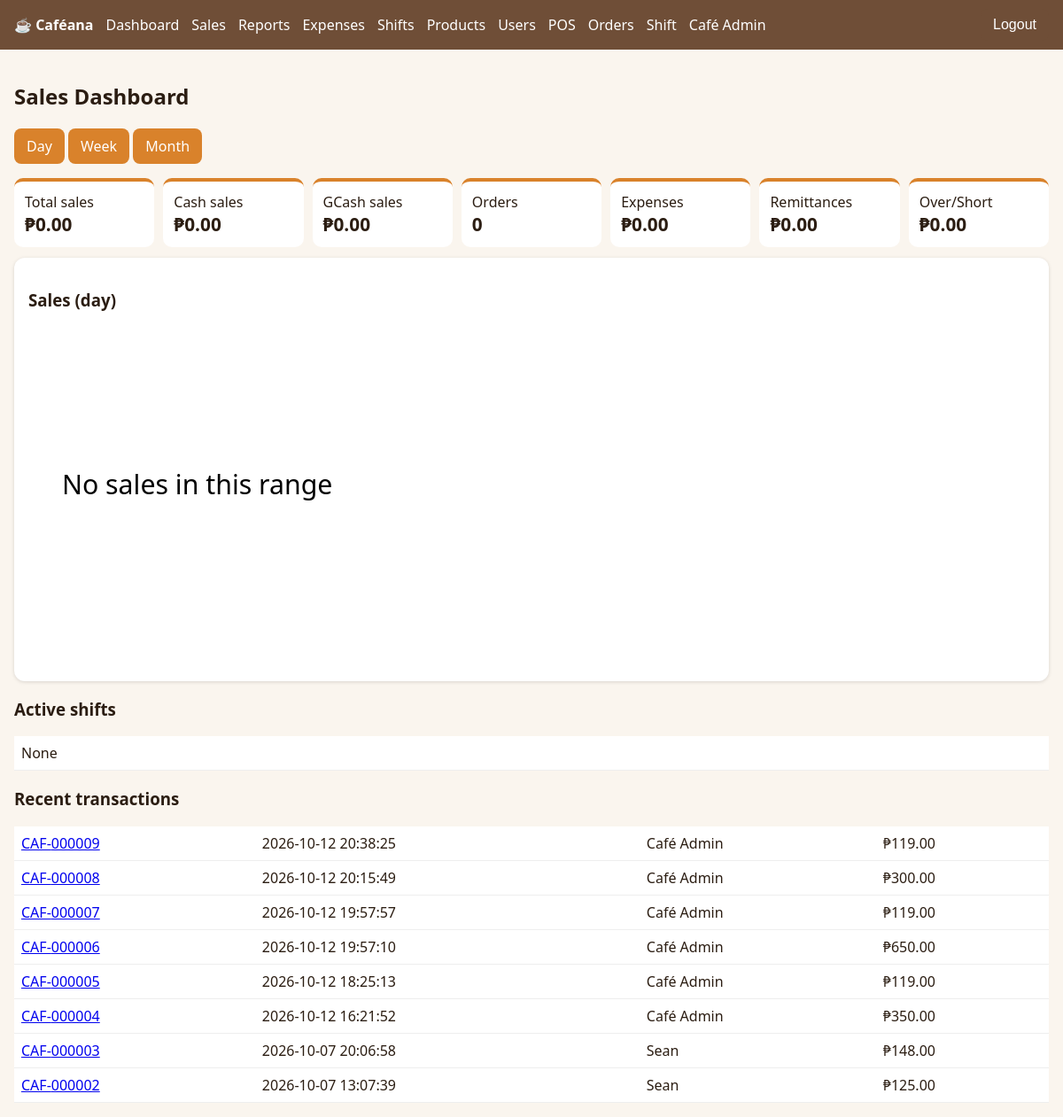
The app's page /admin/dashboard (signed in), older data.
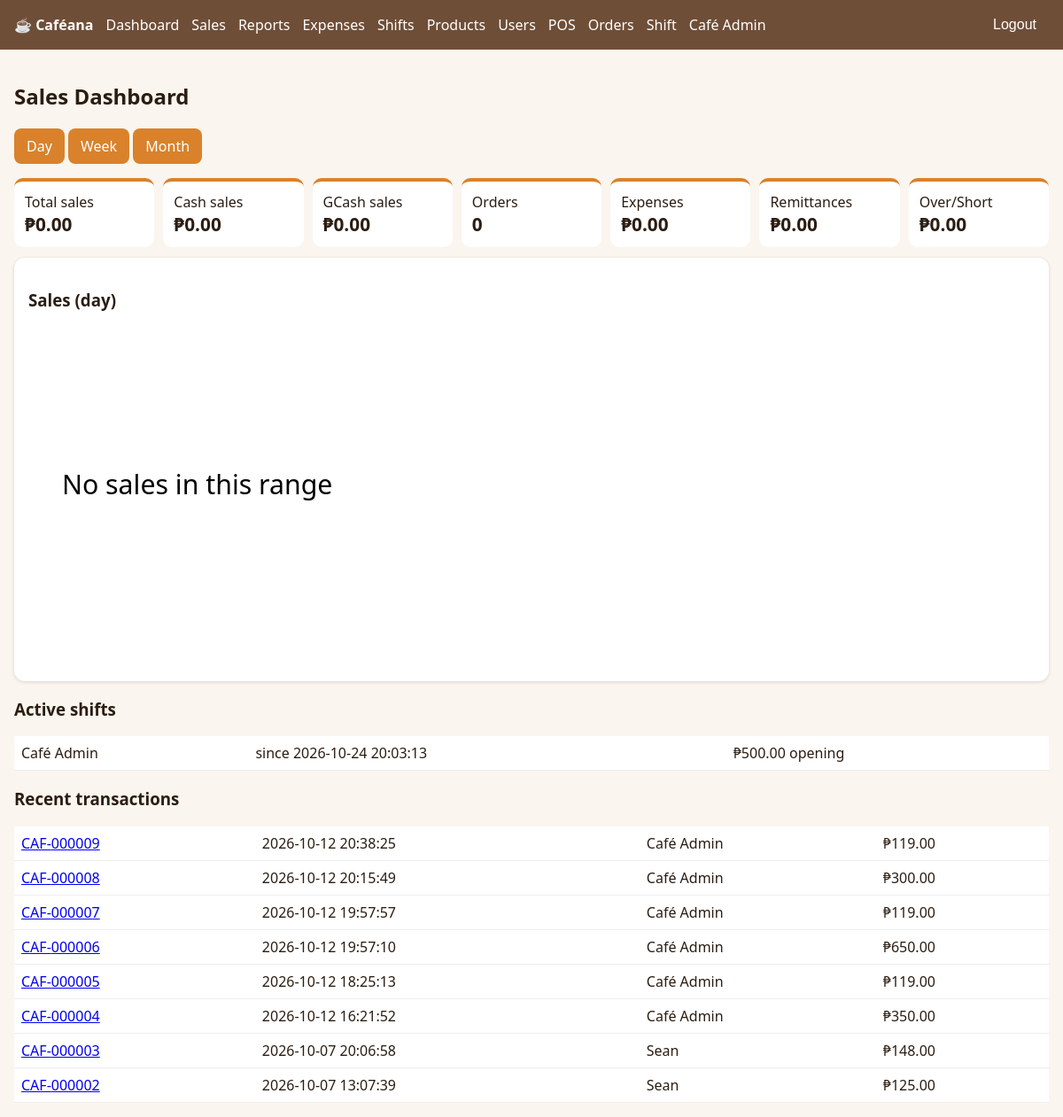
The same page, newer data.
### tables this page shows
CREATE TABLE orders(id INTEGER PRIMARY KEY,user_id INTEGER NOT NULL REFERENCES users(id),shift_id INTEGER NOT NULL REFERENCES shifts(id),token TEXT UNIQUE NOT NULL,
 subtotal INTEGER NOT NULL,discount INTEGER NOT NULL DEFAULT 0,total INTEGER NOT NULL,created_at TEXT NOT NULL DEFAULT(datetime('now','localtime')));

CREATE TABLE users(id INTEGER PRIMARY KEY,username TEXT UNIQUE NOT NULL,full_name TEXT NOT NULL,password_hash TEXT NOT NULL,
 role TEXT NOT NULL DEFAULT 'staff' CHECK(role IN('admin','staff')),status TEXT NOT NULL DEFAULT 'pending' CHECK(status IN('pending','active','rejected','inactive')),
 created_at TEXT NOT NULL DEFAULT(datetime('now','localtime')));

CREATE TABLE shifts(id INTEGER PRIMARY KEY,user_id INTEGER NOT NULL REFERENCES users(id),start_at TEXT NOT NULL DEFAULT(datetime('now','localtime')),end_at TEXT,
 opening_cash INTEGER NOT NULL,closing_cash INTEGER,expected_cash INTEGER,over_short INTEGER,status TEXT NOT NULL DEFAULT 'open' CHECK(status IN('open','closed')));

### app.py (the view)
@app.route("/admin/dashboard")
@admin_required
def dashboard():
    r = request.args.get("range", "day"); r = r if r in RANGES else "day"
    c = lambda col: RANGES[r].format(c=col)
    st = q1(f"SELECT COUNT(DISTINCT o.id) n,COALESCE(SUM(p.amount),0) total,COALESCE(SUM(CASE WHEN p.method='cash' THEN p.amount END),0) cash,COALESCE(SUM(CASE WHEN p.method='gcash' THEN p.amount END),0) gcash FROM orders o JOIN payments p ON p.order_id=o.id WHERE {c('o.created_at')}")
    ex = q1(f"SELECT COALESCE(SUM(amount),0) v FROM expenses WHERE {c('created_at')}")["v"]
    rm = q1(f"SELECT COALESCE(SUM(amount),0) v FROM remittances WHERE {c('created_at')}")["v"]
    os_ = q1(f"SELECT COALESCE(SUM(over_short),0) v FROM shifts WHERE status='closed' AND {c('end_at')}")["v"]
    grp = "strftime('%H:00',o.created_at)" if r == "day" else "date(o.created_at)"
    rows = {x["k"]: x["v"] / 100 for x in q(f"SELECT {grp} k,SUM(o.total) v FROM orders o WHERE {c('o.created_at')} GROUP BY k")}
    if r == "day":
        hrs = sorted(rows); keys = [f"{h:02d}:00" for h in range(int(hrs[0][:2]), max(int(hrs[-1][:2]), datetime.now().hour) + 1)] if hrs else []
    else:
        today = datetime.now().date(); keys = [(today - timedelta(days=i)).isoformat() for i in range((7 if r == "week" else 30) - 1, -1, -1)]
    chart = [[k, rows.get(k, 0)] for k in keys] if rows else []
    return render_template("dashboard.html", st=st, ex=ex, rm=rm, os=os_, r=r, chart=chart,
        active=q("SELECT s.*,u.full_name FROM shifts s JOIN users u ON u.id=s.user_id WHERE s.status='open'"),
        recent=q("SELECT o.*,u.full_name FROM orders o JOIN users u ON u.id=o.user_id ORDER BY o.id DESC LIMIT 8"))

### app.py (called while the page is built)
def db():
    if "db" not in g:
        g.db = sqlite3.connect(DB); g.db.row_factory = sqlite3.Row
        g.db.execute("PRAGMA foreign_keys=ON"); g.db.execute("PRAGMA busy_timeout=5000")
    return g.db

@app.teardown_appcontext
def _close(e):
    d = g.pop("db", None)
    if d: d.close()

def q(sql, a=()): return db().execute(sql, a).fetchall()

def q1(sql, a=()): return db().execute(sql, a).fetchone()

@app.template_filter("peso")
def peso(c): return "₱{:,.2f}".format((c or 0) / 100)

@app.before_request
def load():
    g.user = None
    if session.get("uid"):
        g.user = q1("SELECT * FROM users WHERE id=? AND status='active'", (session["uid"],))
        if not g.user: session.clear()
    if request.method == "POST":
        t = request.form.get("csrf") or request.headers.get("X-CSRF") or ""
        if not secrets.compare_digest(t, session.get("csrf", "")): abort(400)

@app.context_processor
def ctx():
    session.setdefault("csrf", secrets.token_hex(16)); return dict(csrf=session["csrf"], user=getattr(g, "user", None))

def login_required(f):
    @wraps(f)
    def w(*a, **k):
        if not g.user: return redirect(url_for("login"))
        return f(*a, **k)
    return w

### templates/dashboard.html (shortened to what this page needs)
{% extends "base.html" %}{% block body %}
<h2>Sales Dashboard</h2>
<p>
  {% for k in ['day','week','month'] %}<a
    class="btn {{ '' if r==k else 'alt' }}"
    href="?range={{ k }}"
    >{{ k|capitalize }}</a
  >
  {% endfor %}
</p>
<div class="stats">
  <div>Total sales<b>{{ st.total|peso }}</b></div>
  <div>Cash sales<b>{{ st.cash|peso }}</b></div>
  <div>GCash sales<b>{{ st.gcash|peso }}</b></div>
  <div>Orders<b>{{ st.n }}</b></div>
  <div>Expenses<b>{{ ex|peso }}</b></div>
  <div>Remittances<b>{{ rm|peso }}</b></div>
  <div>Over/Short<b>{{ os|peso }}</b></div>
</div>
<div class="box">
  <h3>Sales ({{ r }})</h3>
  <svg id="ch" viewBox="0 0 600 200" style="width: 100%"></svg>
</div>
<h3>Active shifts</h3>
<table>
  {% for s in active %}
  <tr>
    <td>{{ s.full_name }}</td>
    <td>since {{ s.start_at }}</td>
    <td>{{ s.opening_cash|peso }} opening</td>
  </tr>
  {% else %}
  <tr>
    <td>None</td>
  </tr>
  {% endfor %}
</table>
<h3>Recent transactions</h3>
<table>
  {% for o in recent %}
  <tr>
    <td><a href="/receipt/{{ o.id }}">CAF-{{ '%06d'|format(o.id) }}</a></td>
    <td>{{ o.created_at }}</td>
    <td>{{ o.full_name }}</td>
    <td>{{ o.total|peso }}</td>
  </tr>
  {% endfor %}
</table>
{% endblock %}

Row changes from the older to the newer data that the page shows:
added shifts: full_name "Café Admin", start_at "2026-10-24 20:03:13", opening_cash|peso "₱500.00"
Text that changed along with them:
text no longer shown: "None"
